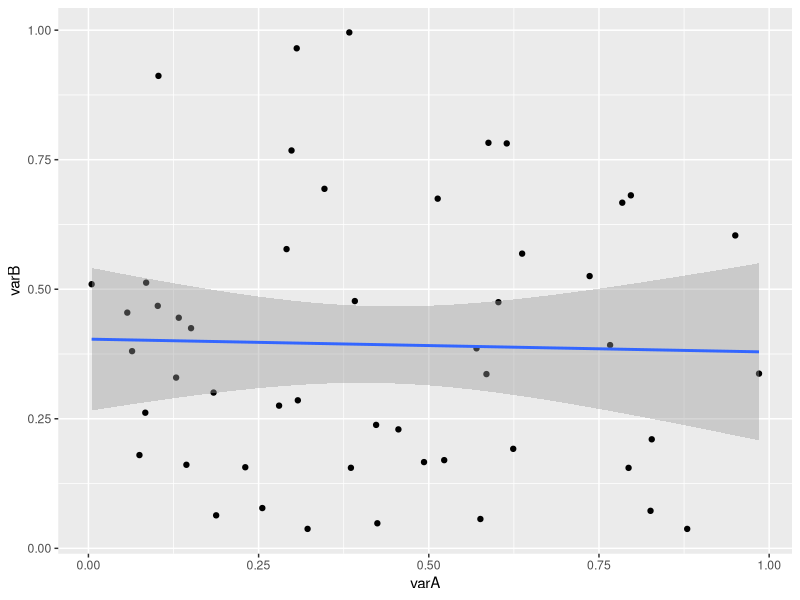
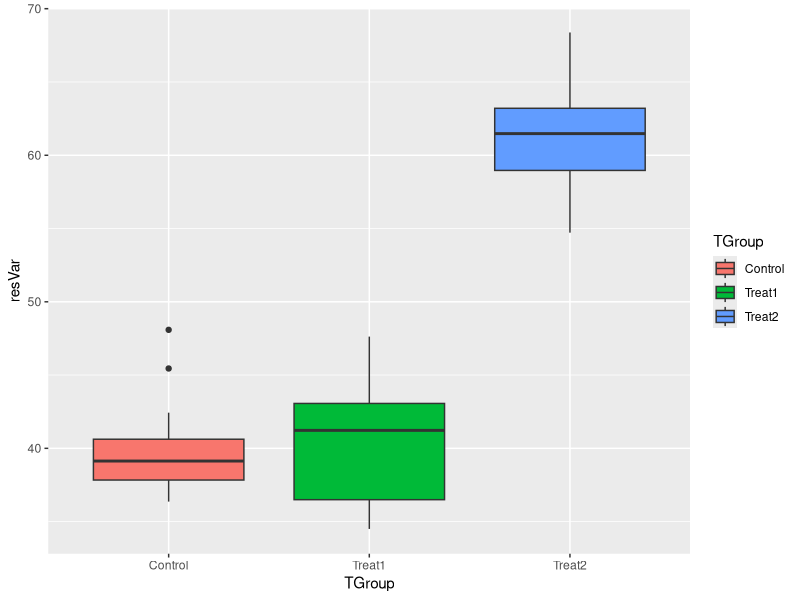
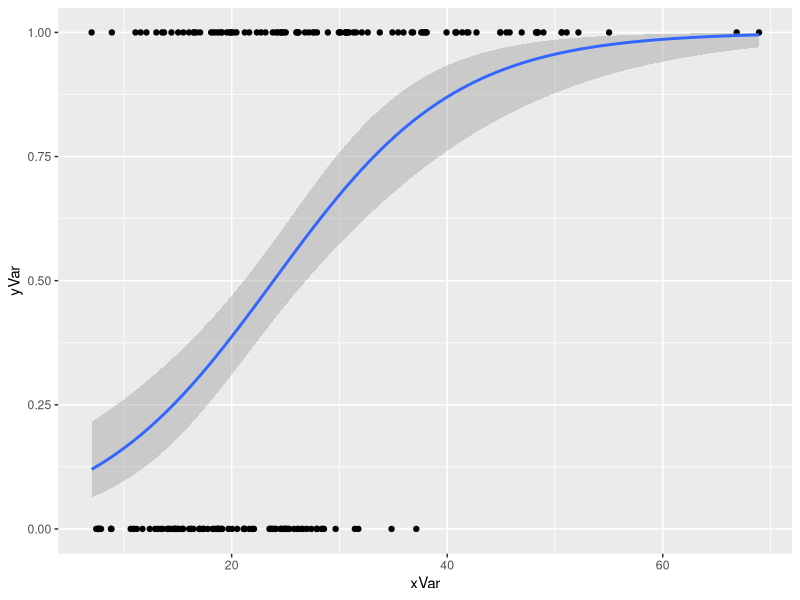
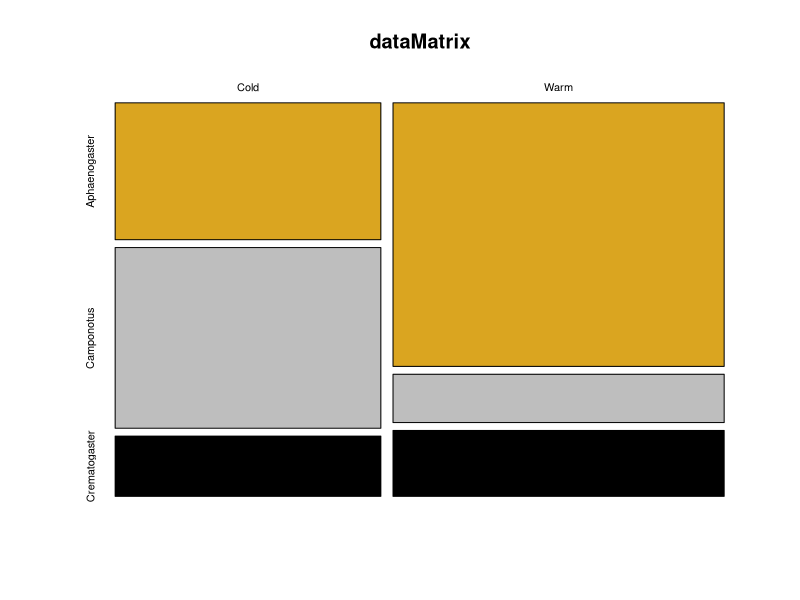
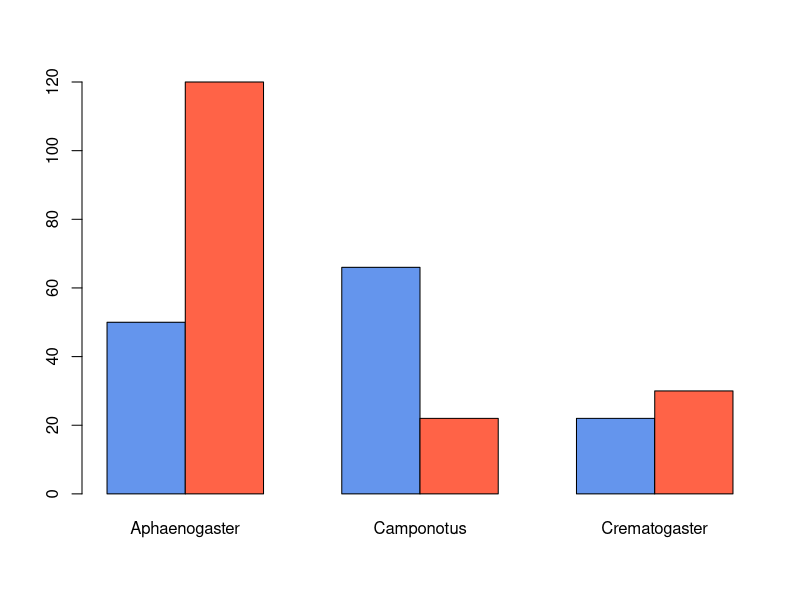
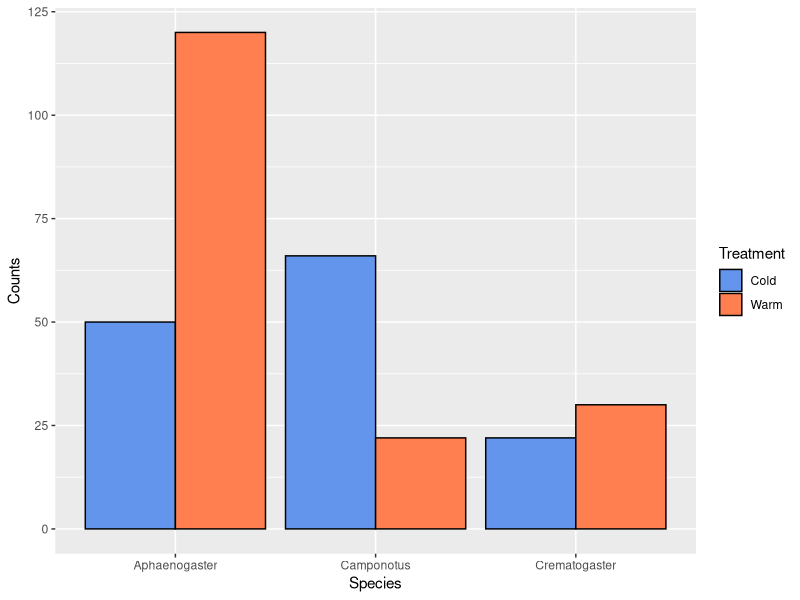

These figures' R source, in order:
## ---- chunk 1
knitr::opts_chunk$set(eval = TRUE)
## ---- chunk 2
library(tidyverse)
n = 50  # number of observations (rows)


varA <- runif(n) # random uniform values (independent)
varB <- runif(n) # a second random column (dependent)
varC <- 5.5 + varA*10 # a noisy linear relationship with varA
ID <- seq_len(n) # creates a sequence from 1:n (if n > 0!)
regData <- data.frame(ID,varA,varB,varC)
head(regData)
str(regData)
## ---- chunk 3
# model
regModel <- lm(varB~varA,data=regData)

# model output
regModel # printed output is sparse
str(regModel) # complicated, but has "coefficients"
head(regModel$residuals) # contains residuals

# 'summary' of model has elements
summary(regModel) # 
summary(regModel)$coefficients
str(summary(regModel))

# best to examine entire matrix of coefficients:
summary(regModel)$coefficients[] #shows all

# can pull results from this, but a little wordy
summary(regModel)$coefficients[1,4]   #p value for intercept
summary(regModel)$coefficients["(Intercept)","Pr(>|t|)"] # uggh


# alternatively unfurl this into a 1D atomic vector with names
z <- unlist(summary(regModel))
str(z)
z
z$coefficients7

# grab what we need and put into a tidy  list

regSum <- list(intercept=z$coefficients1,
               slope=z$coefficients2,
               interceptP=z$coefficients7,
               slopeP=z$coefficients8,
               r2=z$r.squared)

# much easier to query and use
print(regSum)
regSum$r2
regSum[[5]]

## ---- chunk 4
regPlot <- ggplot(data=regData,aes(x=varA,y=varB)) +
           geom_point() +
           stat_smooth(method=lm,se=0.99) # default se=0.95 
print(regPlot)
# ggsave(filename="Plot1.pdf",plot=regPlot,device="pdf")
## ---- chunk 5
nGroup <- 3 # number of treatment groups
nName <- c("Control","Treat1", "Treat2") # names of groups
nSize <- c(12,17,9) # number of observations in each group
nMean <- c(40,41,60) # mean of each group
nSD <- c(5,5,5) # standardd deviation of each group

ID <- 1:(sum(nSize)) # id vector for each row
resVar <- c(rnorm(n=nSize[1],mean=nMean[1],sd=nSD[1]),
            rnorm(n=nSize[2],mean=nMean[2],sd=nSD[2]),
            rnorm(n=nSize[3],mean=nMean[3],sd=nSD[3]))
TGroup <- rep(nName,nSize)
ANOdata <- data.frame(ID,TGroup,resVar)
str(ANOdata)
## ---- chunk 6
ANOmodel <- aov(resVar~TGroup,data=ANOdata)
print(ANOmodel)
print(summary(ANOmodel))
z <- summary(ANOmodel)
str(z)
aggregate(resVar~TGroup,data=ANOdata,FUN=mean)
unlist(z)
unlist(z)[7]
ANOsum <- list(Fval=unlist(z)[7],probF=unlist(z)[9])
ANOsum


## ---- chunk 7
ANOPlot <- ggplot(data=ANOdata,aes(x=TGroup,y=resVar,fill=TGroup)) +
           geom_boxplot()
print(ANOPlot)
# ggsave(filename="Plot2.pdf",plot=ANOPlot,device="pdf")
## ---- chunk 8

xVar <- sort(rgamma(n=200,shape=5,scale=5))
yVar <- sample(rep(c(1,0),each=100),prob=seq_len(200))
lRegData <- data.frame(xVar,yVar)

## ---- chunk 9
lRegModel <- glm(yVar ~ xVar,
                 data=lRegData,
                 family=binomial(link=logit))
summary(lRegModel)
summary(lRegModel)$coefficients

## ---- chunk 10
lRegPlot <- ggplot(data=lRegData, aes(x=xVar,y=yVar)) +
            geom_point() +
            stat_smooth(method=glm, method.args=list(family=binomial))
print(lRegPlot)
   
## ---- chunk 11
# integer counts of different data groups
vec1 <- c(50,66,22)
vec2 <- c(120,22,30)
dataMatrix <- rbind(vec1,vec2)
rownames(dataMatrix) <- c("Cold","Warm")
colnames(dataMatrix) <-c("Aphaenogaster",
                         "Camponotus",
                         "Crematogaster")
str(dataMatrix)
## ---- chunk 12
print(chisq.test(dataMatrix))
## ---- chunk 13
# some simple plots using baseR
mosaicplot(x=dataMatrix,
           col=c("goldenrod","grey","black"),
           shade=FALSE)
barplot(height=dataMatrix,
        beside=TRUE,
        col=c("cornflowerblue","tomato"))


dFrame <- as.data.frame(dataMatrix)
dFrame <- cbind(dFrame,list(Treatment=c("Cold","Warm")))
dFrame <- gather(dFrame,key=Species,Aphaenogaster:Crematogaster,value=Counts) 

p <- ggplot(data=dFrame,aes(x=Species,y=Counts,fill=Treatment)) + geom_bar(stat="identity",position="dodge",color=I("black")) +
  scale_fill_manual(values=c("cornflowerblue","coral"))
print(p)
